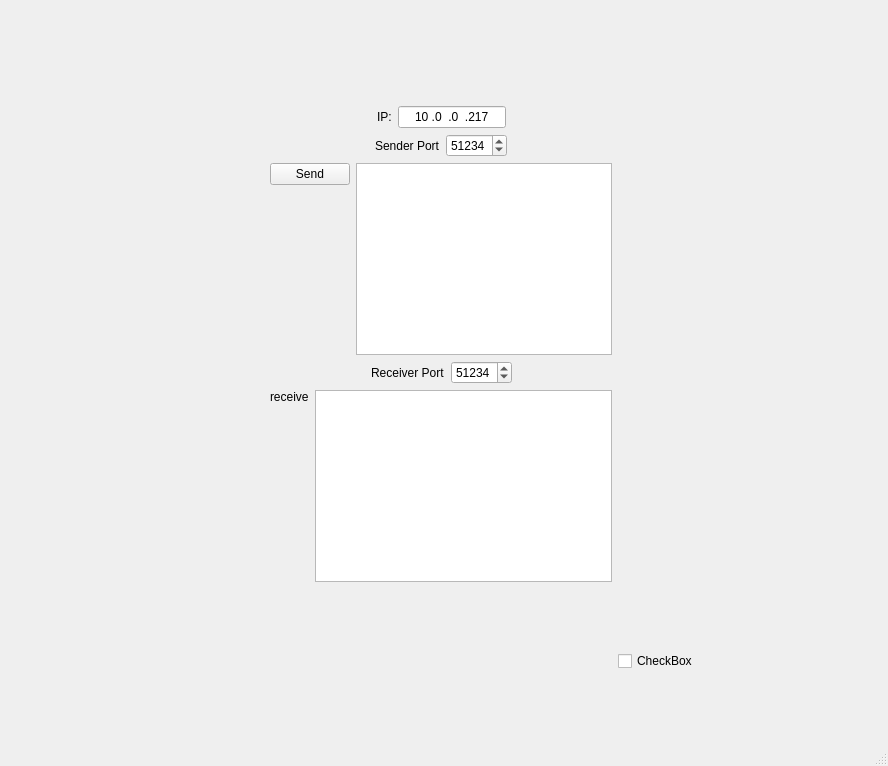
<?xml version="1.0" encoding="UTF-8"?>
<ui version="4.0">
 <class>MainWindow</class>
 <widget class="QMainWindow" name="MainWindow">
  <property name="geometry">
   <rect>
    <x>0</x>
    <y>0</y>
    <width>888</width>
    <height>766</height>
   </rect>
  </property>
  <property name="windowTitle">
   <string>MainWindow</string>
  </property>
  <widget class="QWidget" name="centralwidget">
   <layout class="QGridLayout" name="gridLayout">
    <item row="1" column="0">
     <spacer name="horizontalSpacer_4">
      <property name="orientation">
       <enum>Qt::Horizontal</enum>
      </property>
      <property name="sizeHint" stdset="0">
       <size>
        <width>255</width>
        <height>20</height>
       </size>
      </property>
     </spacer>
    </item>
    <item row="2" column="1">
     <spacer name="verticalSpacer_3">
      <property name="orientation">
       <enum>Qt::Vertical</enum>
      </property>
      <property name="sizeHint" stdset="0">
       <size>
        <width>20</width>
        <height>144</height>
       </size>
      </property>
     </spacer>
    </item>
    <item row="1" column="1">
     <layout class="QVBoxLayout" name="verticalLayout_3">
      <item>
       <layout class="QHBoxLayout" name="horizontalLayout">
        <item>
         <layout class="QVBoxLayout" name="verticalLayout">
          <item>
           <widget class="QPushButton" name="sendButton">
            <property name="text">
             <string>Send</string>
            </property>
           </widget>
          </item>
          <item>
           <spacer name="verticalSpacer">
            <property name="orientation">
             <enum>Qt::Vertical</enum>
            </property>
            <property name="sizeHint" stdset="0">
             <size>
              <width>20</width>
              <height>35</height>
             </size>
            </property>
           </spacer>
          </item>
         </layout>
        </item>
        <item>
         <widget class="QPlainTextEdit" name="sendText"/>
        </item>
       </layout>
      </item>
      <item>
       <layout class="QHBoxLayout" name="horizontalLayout_7">
        <item>
         <spacer name="horizontalSpacer_7">
          <property name="orientation">
           <enum>Qt::Horizontal</enum>
          </property>
          <property name="sizeHint" stdset="0">
           <size>
            <width>40</width>
            <height>20</height>
           </size>
          </property>
         </spacer>
        </item>
        <item>
         <layout class="QHBoxLayout" name="horizontalLayout_6">
          <item>
           <widget class="QLabel" name="label_3">
            <property name="text">
             <string>Receiver Port</string>
            </property>
           </widget>
          </item>
          <item>
           <widget class="QSpinBox" name="recvPort">
            <property name="maximum">
             <number>65535</number>
            </property>
            <property name="value">
             <number>51234</number>
            </property>
           </widget>
          </item>
         </layout>
        </item>
        <item>
         <spacer name="horizontalSpacer_8">
          <property name="orientation">
           <enum>Qt::Horizontal</enum>
          </property>
          <property name="sizeHint" stdset="0">
           <size>
            <width>40</width>
            <height>20</height>
           </size>
          </property>
         </spacer>
        </item>
       </layout>
      </item>
      <item>
       <layout class="QHBoxLayout" name="horizontalLayout_2">
        <item>
         <layout class="QVBoxLayout" name="verticalLayout_2">
          <item>
           <widget class="QLabel" name="recieve">
            <property name="text">
             <string>receive</string>
            </property>
           </widget>
          </item>
          <item>
           <spacer name="verticalSpacer_2">
            <property name="orientation">
             <enum>Qt::Vertical</enum>
            </property>
            <property name="sizeHint" stdset="0">
             <size>
              <width>20</width>
              <height>35</height>
             </size>
            </property>
           </spacer>
          </item>
         </layout>
        </item>
        <item>
         <widget class="QTextBrowser" name="recvText"/>
        </item>
       </layout>
      </item>
     </layout>
    </item>
    <item row="1" column="2">
     <spacer name="horizontalSpacer_3">
      <property name="orientation">
       <enum>Qt::Horizontal</enum>
      </property>
      <property name="sizeHint" stdset="0">
       <size>
        <width>254</width>
        <height>20</height>
       </size>
      </property>
     </spacer>
    </item>
    <item row="0" column="1">
     <layout class="QVBoxLayout" name="verticalLayout_5">
      <item>
       <spacer name="verticalSpacer_4">
        <property name="orientation">
         <enum>Qt::Vertical</enum>
        </property>
        <property name="sizeHint" stdset="0">
         <size>
          <width>20</width>
          <height>40</height>
         </size>
        </property>
       </spacer>
      </item>
      <item>
       <layout class="QVBoxLayout" name="verticalLayout_4">
        <item>
         <layout class="QHBoxLayout" name="horizontalLayout_5">
          <item>
           <spacer name="horizontalSpacer_5">
            <property name="orientation">
             <enum>Qt::Horizontal</enum>
            </property>
            <property name="sizeHint" stdset="0">
             <size>
              <width>37</width>
              <height>17</height>
             </size>
            </property>
           </spacer>
          </item>
          <item>
           <widget class="QLabel" name="label_2">
            <property name="text">
             <string>IP:</string>
            </property>
           </widget>
          </item>
          <item>
           <widget class="QLineEdit" name="inputIP">
            <property name="inputMask">
             <string>000.000.000.000</string>
            </property>
            <property name="text">
             <string>10.0.0.217</string>
            </property>
            <property name="maxLength">
             <number>15</number>
            </property>
            <property name="alignment">
             <set>Qt::AlignCenter</set>
            </property>
           </widget>
          </item>
          <item>
           <spacer name="horizontalSpacer_6">
            <property name="orientation">
             <enum>Qt::Horizontal</enum>
            </property>
            <property name="sizeHint" stdset="0">
             <size>
              <width>37</width>
              <height>17</height>
             </size>
            </property>
           </spacer>
          </item>
         </layout>
        </item>
        <item>
         <layout class="QHBoxLayout" name="horizontalLayout_4">
          <item>
           <spacer name="horizontalSpacer">
            <property name="orientation">
             <enum>Qt::Horizontal</enum>
            </property>
            <property name="sizeHint" stdset="0">
             <size>
              <width>40</width>
              <height>20</height>
             </size>
            </property>
           </spacer>
          </item>
          <item>
           <layout class="QHBoxLayout" name="horizontalLayout_3">
            <item>
             <widget class="QLabel" name="label">
              <property name="text">
               <string>Sender Port</string>
              </property>
             </widget>
            </item>
            <item>
             <widget class="QSpinBox" name="sendPort">
              <property name="maximum">
               <number>65535</number>
              </property>
              <property name="value">
               <number>51234</number>
              </property>
             </widget>
            </item>
           </layout>
          </item>
          <item>
           <spacer name="horizontalSpacer_2">
            <property name="orientation">
             <enum>Qt::Horizontal</enum>
            </property>
            <property name="sizeHint" stdset="0">
             <size>
              <width>40</width>
              <height>20</height>
             </size>
            </property>
           </spacer>
          </item>
         </layout>
        </item>
       </layout>
      </item>
     </layout>
    </item>
    <item row="2" column="2">
     <widget class="QCheckBox" name="recvSwitch">
      <property name="text">
       <string>CheckBox</string>
      </property>
     </widget>
    </item>
   </layout>
  </widget>
  <widget class="QMenuBar" name="menubar">
   <property name="geometry">
    <rect>
     <x>0</x>
     <y>0</y>
     <width>888</width>
     <height>23</height>
    </rect>
   </property>
  </widget>
  <widget class="QStatusBar" name="statusbar"/>
 </widget>
 <resources/>
 <connections/>
</ui>
